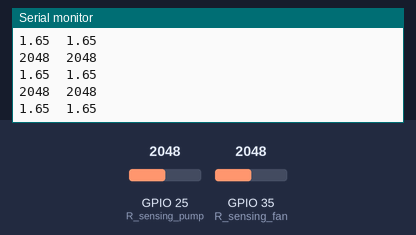
Recording of a sketch running on a simulated ESP32. Shown: the last lines printed to the serial monitor. The inputs (shaded band) are chosen by the test bench; at power-on: GPIO 25 (R_sensing_pump) = 2048, GPIO 35 (R_sensing_fan) = 2048 (analog values on the 0–4095 scale).

Above: at 1.2 s.
1.3 s: GPIO 25 (R_sensing_pump) set to 2866
At 1.71 s:
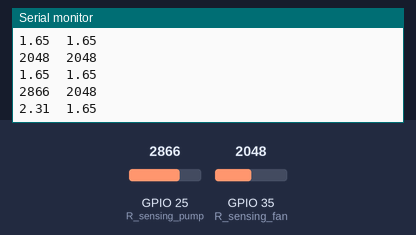
2.8 s: GPIO 35 (R_sensing_fan) set to 2866
At 2.91 s:
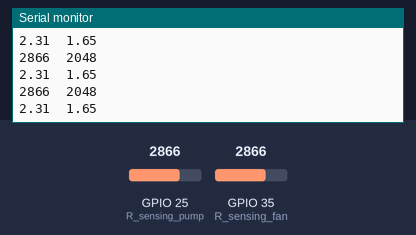
4.3 s: GPIO 25 (R_sensing_pump) set to 3603
At 4.41 s:
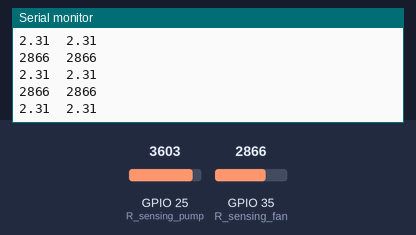
5.8 s: GPIO 35 (R_sensing_fan) set to 3603
At 5.91 s:
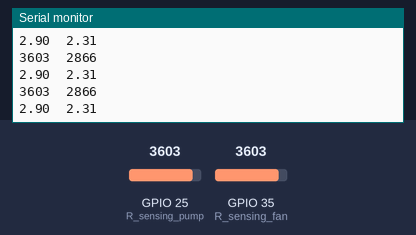
Timing chart, 0 to 8.3 s (numbered marks = the images above; inputs shaded):
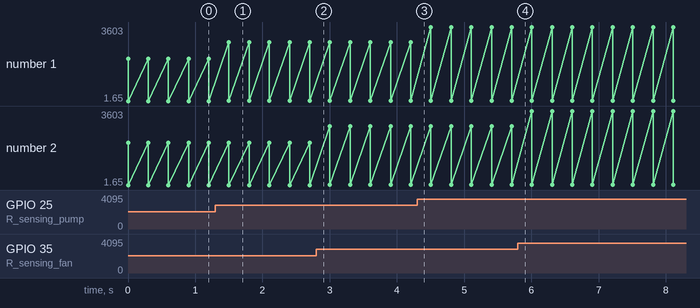

Measured:
- after the input at 1.3 s, the serial monitor: prints a new line after 0.20 s (image 1)
- plotted number 1: 1.65 → 2.31 after the input at 1.3 s, 2.31 → 2.9 after the input at 4.3 s

The sketch:

ESP32_ADC.ino
```cpp
#define R_sensing_pump 25
#define R_sensing_fan 35

int adc_pump_value, adc_fan_value = 0;
float Rs_pump_voltage, Rs_fan_voltage = 0;

void setup() {
  Serial.begin(115200);
  analogReadResolution(12);
}

void loop() {
  // Reading adc values
  adc_pump_value = analogRead(R_sensing_pump);
  adc_fan_value = analogRead(R_sensing_fan);
  Serial.print(adc_pump_value); Serial.print("  "); Serial.println(adc_fan_value);

  //calculate to voltage
  Rs_pump_voltage = (adc_pump_value * 3.3 / 4095);
  Rs_fan_voltage = (adc_fan_value * 3.3 / 4095);
  Serial.print(Rs_pump_voltage); Serial.print("  "); Serial.println(Rs_fan_voltage);

  delay(300);
}
```
